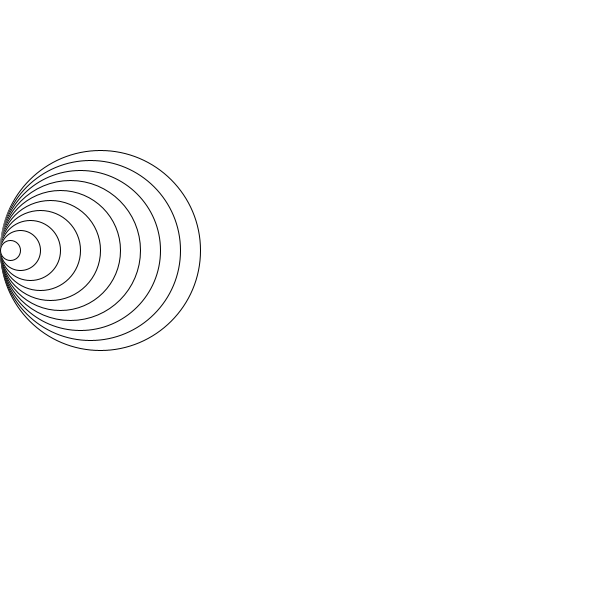
Frame 1 (no input)
Frame 60 (the mouse pressed at the canvas centre just before this capture): identical to frame 1, image omitted
Frame 120 (the mouse held since frame 60 and released just before this capture): identical to frame 1, image omitted

The Processing sketch that drew this single still picture (run headless with seeded random() and noise(); from frame 60 on, the mouse is pressed at the canvas centre):

// Processing sketch: h09_6
// ── h09_6.pde


void setup(){
  size(600,600);
}

void draw(){
  background(255,255,255);
  drawrightc(250,250,200,10);

}

void drawrightc( int x, int y, int sizec, int aantal){
  for ( int i = 0; i < aantal; i++){
  ellipse(x = sizec/2,y,sizec,sizec);
  sizec -= 20;
  }
}
